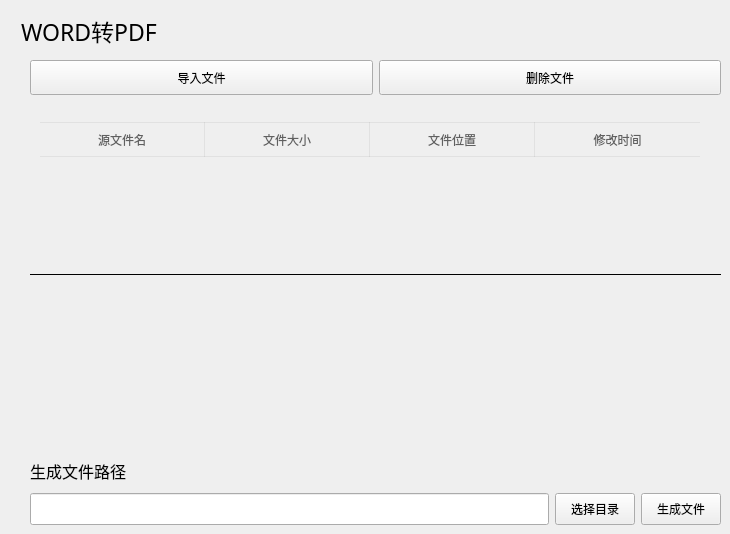
     <widget class="QWidget" name="page_6">
      <widget class="QWidget" name="layoutWidget_4">
       <property name="geometry">
        <rect>
         <x>30</x>
         <y>454</y>
         <width>691</width>
         <height>71</height>
        </rect>
       </property>
       <layout class="QVBoxLayout" name="verticalLayout_3">
        <item>
         <widget class="SubtitleLabel" name="SubtitleLabel_6">
          <property name="sizePolicy">
           <sizepolicy hsizetype="Expanding" vsizetype="Expanding">
            <horstretch>0</horstretch>
            <verstretch>0</verstretch>
           </sizepolicy>
          </property>
          <property name="font">
           <font>
            <family>Microsoft YaHei</family>
            <pointsize>12</pointsize>
            <weight>50</weight>
            <bold>false</bold>
           </font>
          </property>
          <property name="text">
           <string>生成文件路径</string>
          </property>
         </widget>
        </item>
        <item>
         <layout class="QHBoxLayout" name="horizontalLayout_8">
          <item>
           <widget class="LineEdit" name="merge_text_3">
            <property name="sizePolicy">
             <sizepolicy hsizetype="Expanding" vsizetype="Expanding">
              <horstretch>40</horstretch>
              <verstretch>0</verstretch>
             </sizepolicy>
            </property>
           </widget>
          </item>
          <item>
           <widget class="PushButton" name="pushButton_17">
            <property name="sizePolicy">
             <sizepolicy hsizetype="Expanding" vsizetype="Expanding">
              <horstretch>0</horstretch>
              <verstretch>0</verstretch>
             </sizepolicy>
            </property>
            <property name="text">
             <string>选择目录</string>
            </property>
           </widget>
          </item>
          <item>
           <widget class="PushButton" name="pushButton_18">
            <property name="sizePolicy">
             <sizepolicy hsizetype="Expanding" vsizetype="Expanding">
              <horstretch>0</horstretch>
              <verstretch>0</verstretch>
             </sizepolicy>
            </property>
            <property name="text">
             <string>生成文件</string>
            </property>
           </widget>
          </item>
         </layout>
        </item>
       </layout>
      </widget>
      <widget class="TitleLabel" name="TitleLabel_4">
       <property name="geometry">
        <rect>
         <x>21</x>
         <y>12</y>
         <width>181</width>
         <height>38</height>
        </rect>
       </property>
       <property name="sizePolicy">
        <sizepolicy hsizetype="Expanding" vsizetype="Expanding">
         <horstretch>0</horstretch>
         <verstretch>0</verstretch>
        </sizepolicy>
       </property>
       <property name="font">
        <font>
         <family>Microsoft YaHei</family>
         <pointsize>17</pointsize>
         <weight>50</weight>
         <bold>false</bold>
        </font>
       </property>
       <property name="text">
        <string>WORD转PDF</string>
       </property>
      </widget>
      <widget class="QWidget" name="layoutWidget_6">
       <property name="geometry">
        <rect>
         <x>30</x>
         <y>60</y>
         <width>691</width>
         <height>35</height>
        </rect>
       </property>
       <layout class="QHBoxLayout" name="horizontalLayout_9">
        <item>
         <widget class="PushButton" name="pushButton_19">
          <property name="sizePolicy">
           <sizepolicy hsizetype="Expanding" vsizetype="Expanding">
            <horstretch>0</horstretch>
            <verstretch>0</verstretch>
           </sizepolicy>
          </property>
          <property name="text">
           <string>导入文件</string>
          </property>
         </widget>
        </item>
        <item>
         <widget class="PushButton" name="pushButton_20">
          <property name="sizePolicy">
           <sizepolicy hsizetype="Expanding" vsizetype="Expanding">
            <horstretch>0</horstretch>
            <verstretch>0</verstretch>
           </sizepolicy>
          </property>
          <property name="text">
           <string>删除文件</string>
          </property>
         </widget>
        </item>
       </layout>
      </widget>
      <widget class="CardWidget" name="CardWidget_4">
       <property name="geometry">
        <rect>
         <x>30</x>
         <y>102</y>
         <width>691</width>
         <height>344</height>
        </rect>
       </property>
       <property name="sizePolicy">
        <sizepolicy hsizetype="Expanding" vsizetype="Expanding">
         <horstretch>0</horstretch>
         <verstretch>0</verstretch>
        </sizepolicy>
       </property>
       <property name="frameShape">
        <enum>QFrame::HLine</enum>
       </property>
       <widget class="TableWidget" name="TableWidget_3">
        <property name="enabled">
         <bool>true</bool>
        </property>
        <property name="geometry">
         <rect>
          <x>10</x>
          <y>20</y>
          <width>681</width>
          <height>301</height>
         </rect>
        </property>
        <property name="sizePolicy">
         <sizepolicy hsizetype="Expanding" vsizetype="Expanding">
          <horstretch>0</horstretch>
          <verstretch>0</verstretch>
         </sizepolicy>
        </property>
        <property name="layoutDirection">
         <enum>Qt::LeftToRight</enum>
        </property>
        <property name="autoFillBackground">
         <bool>true</bool>
        </property>
        <property name="styleSheet">
         <string notr="true">QTableView {
    background: transparent;
    outline: none;
    border: none;
    /* font: 13px 'Segoe UI', 'Microsoft YaHei'; */
    selection-background-color: transparent;
    alternate-background-color: transparent;
}

QTableView[isBorderVisible=true] {
    border: 1px solid rgb(0, 0, 12);
}

QTableView::item {
    background: transparent;
    border: 0px;
    padding-left: 16px;
    padding-right: 16px;
    height: 35px;
}


QTableView::indicator {
    width: 18px;
    height: 18px;
    border-radius: 5px;
    border: none;
    background-color: transparent;
}


QHeaderView {
    background-color: transparent;
}

QHeaderView::section {
    background-color: transparent;
    color: rgb(96, 96, 96);
    padding-left: 5px;
    padding-right: 5px;
    border: 1px solid rgba(0, 0, 0, 15);
    font: 13px 'Segoe UI', 'Microsoft YaHei', 'PingFang SC';
}

QHeaderView::section:horizontal {
    border-left: none;
    height: 33px;
}

QTableView[isBorderVisible=true] QHeaderView::section:horizontal {
    border-top: none;
}

QHeaderView::section:horizontal:last {
    border-right: none;
}

QHeaderView::section:vertical {
    border-top: none;
}

QHeaderView::section:checked {
    background-color: transparent;
}

QHeaderView::down-arrow {
    subcontrol-origin: padding;
    subcontrol-position: center right;
    margin-right: 6px;
    image: url(:/qfluentwidgets/images/table_view/Down_black.svg);
}

QHeaderView::up-arrow {
    subcontrol-origin: padding;
    subcontrol-position: center right;
    margin-right: 6px;
    image: url(:/qfluentwidgets/images/table_view/Up_black.svg);
}

QTableCornerButton::section {
    background-color: transparent;
    border: 1px solid rgba(0, 0, 0, 15);
}

QTableCornerButton::section:pressed {
    background-color: rgba(0, 0, 0, 12);
}</string>
        </property>
        <property name="lineWidth">
         <number>1</number>
        </property>
        <property name="editTriggers">
         <set>QAbstractItemView::NoEditTriggers</set>
        </property>
        <property name="selectionMode">
         <enum>QAbstractItemView::SingleSelection</enum>
        </property>
        <property name="sortingEnabled">
         <bool>false</bool>
        </property>
        <property name="rowCount">
         <number>0</number>
        </property>
        <property name="selectRightClickedRow">
         <bool>false</bool>
        </property>
        <attribute name="horizontalHeaderVisible">
         <bool>true</bool>
        </attribute>
        <attribute name="horizontalHeaderCascadingSectionResizes">
         <bool>false</bool>
        </attribute>
        <attribute name="horizontalHeaderMinimumSectionSize">
         <number>30</number>
        </attribute>
        <attribute name="horizontalHeaderDefaultSectionSize">
         <number>165</number>
        </attribute>
        <attribute name="horizontalHeaderHighlightSections">
         <bool>false</bool>
        </attribute>
        <attribute name="verticalHeaderVisible">
         <bool>false</bool>
        </attribute>
        <attribute name="verticalHeaderDefaultSectionSize">
         <number>40</number>
        </attribute>
        <column>
         <property name="text">
          <string>源文件名</string>
         </property>
        </column>
        <column>
         <property name="text">
          <string>文件大小</string>
         </property>
        </column>
        <column>
         <property name="text">
          <string>文件位置</string>
         </property>
        </column>
        <column>
         <property name="text">
          <string>修改时间</string>
         </property>
        </column>
       </widget>
      </widget>
     </widget>
